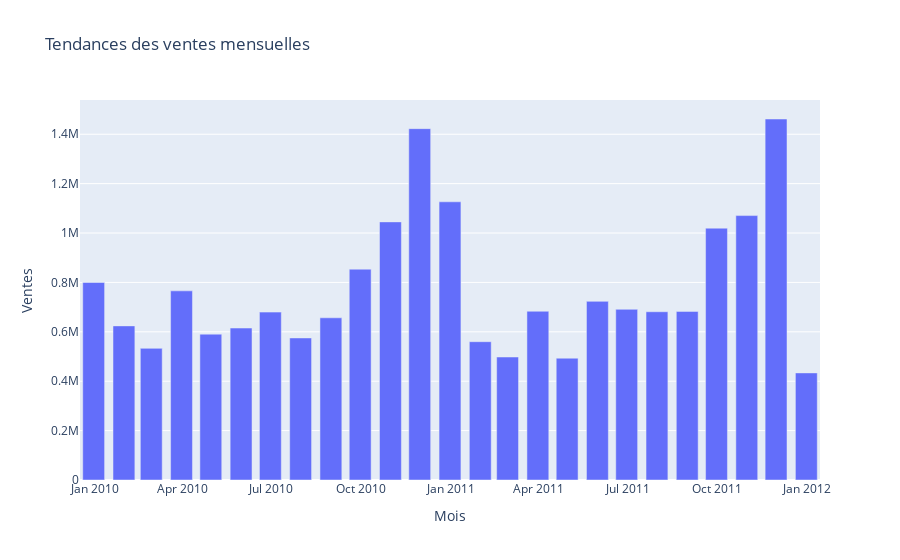

The code cell stored with this chart in its notebook:
### Code cell
import plotly.graph_objects as go

# Convertir l'index en une colonne régulière
monthly_sales = monthly_sales.reset_index()

# Créer la figure et les barres du graphique en utilisant Plotly
fig = go.Figure(data=[go.Bar(x=monthly_sales['InvoiceDate'], y=monthly_sales['TotalSales'])])

# Ajouter les étiquettes et le titre
fig.update_layout(title='Tendances des ventes mensuelles',
                  xaxis_title='Mois',
                  yaxis_title='Ventes')

# Ajouter l'interactivité pour afficher le chiffre d'affaires au survol de la souris
fig.update_traces(hovertemplate='Chiffre d\'affaires: %{y:.2f}')

# Afficher le graphique interactif
fig.show()

### Figure 1 — Plotly figure (JSON) as saved in the notebook; plotly's stock layout.template omitted (floating-point values rounded to 4 significant figures)
{"data": [{"hovertemplate": "Chiffre d'affaires: %{y:.2f}", "type": "bar", "x": ["2009-12-31T00:00:00", "2010-01-31T00:00:00", "2010-02-28T00:00:00", "2010-03-31T00:00:00", "2010-04-30T00:00:00", "2010-05-31T00:00:00", "2010-06-30T00:00:00", "2010-07-31T00:00:00", "2010-08-31T00:00:00", "2010-09-30T00:00:00", "2010-10-31T00:00:00", "2010-11-30T00:00:00", "2010-12-31T00:00:00", "2011-01-31T00:00:00", "2011-02-28T00:00:00", "2011-03-31T00:00:00", "2011-04-30T00:00:00", "2011-05-31T00:00:00", "2011-06-30T00:00:00", "2011-07-31T00:00:00", "2011-08-31T00:00:00", "2011-09-30T00:00:00", "2011-10-31T00:00:00", "2011-11-30T00:00:00", "2011-12-31T00:00:00"], "y": [799800.0, 624000.0, 533100.0, 765800.0, 590600.0, 615300.0, 679800.0, 575200.0, 656800.0, 853700.0, 1045000.0, 1423000.0, 1126000.0, 560000.0, 498100.0, 683300.0, 493200.0, 723300.0, 691100.0, 681300.0, 682700.0, 1020000.0, 1071000.0, 1462000.0, 433700.0]}], "layout": {"title": {"text": "Tendances des ventes mensuelles"}, "xaxis": {"title": {"text": "Mois"}}, "yaxis": {"title": {"text": "Ventes"}}}}
